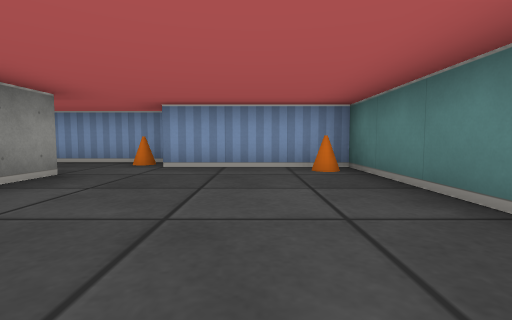
view 1 (above)

16 first-person views from a walk through a cub3D maze. The camera is about half as high as the walls, tilts 4° down and sees 85° across. The floor is counted in squares. Each view is taken from the middle of a square. On the plan, view 1 faces up. The plan holds only what a view shows up to about 9 squares ahead; the rest is blank.

view 2
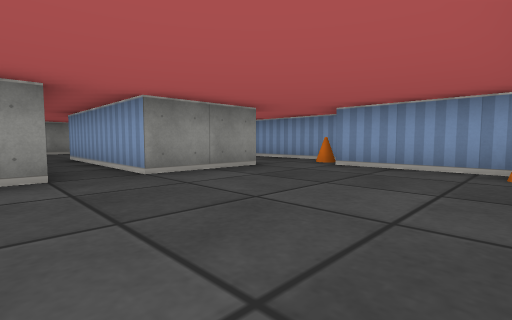

view 3
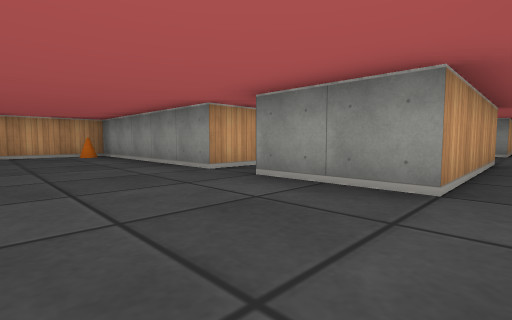

view 4
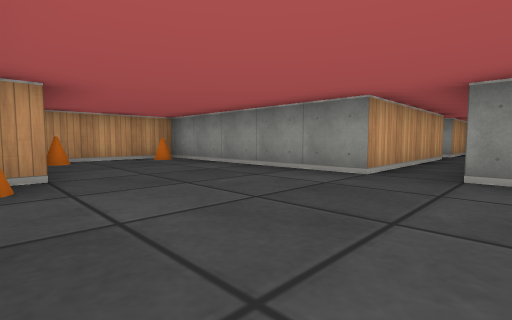

view 5
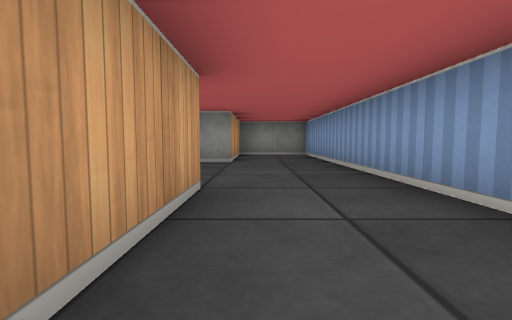

view 6
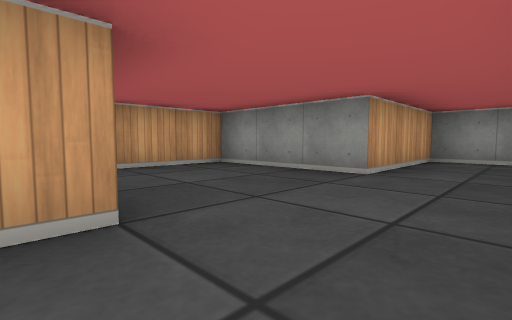

view 7
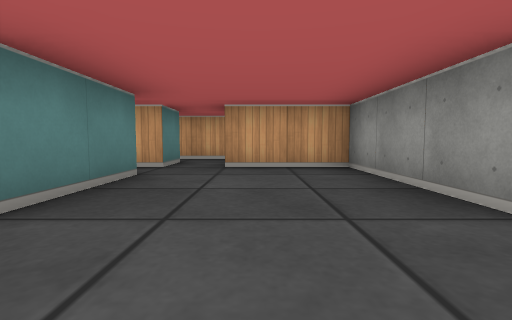

view 8
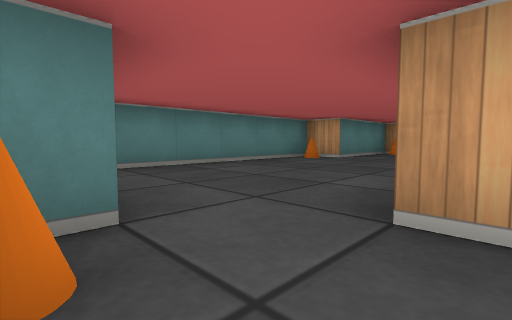

view 9
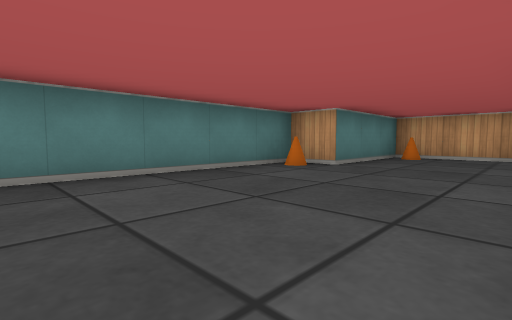

view 10
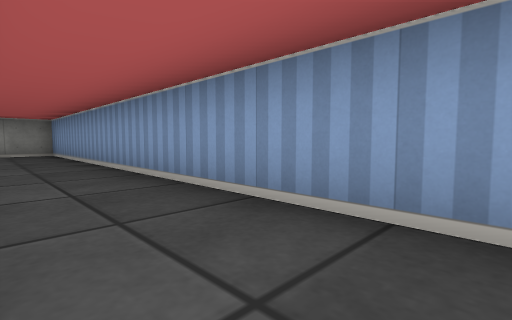

view 11
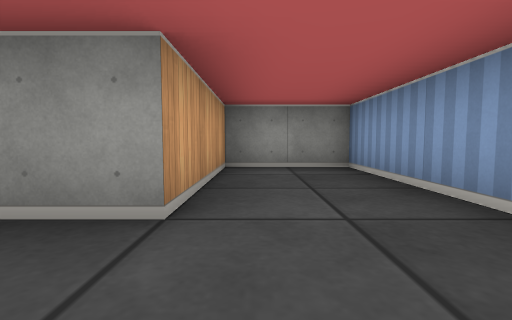

view 12
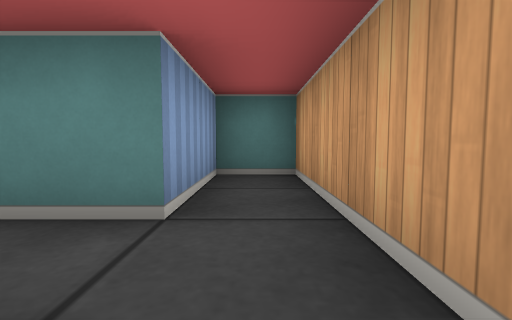

view 13
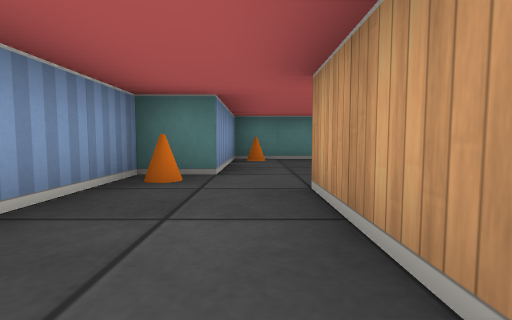

view 14
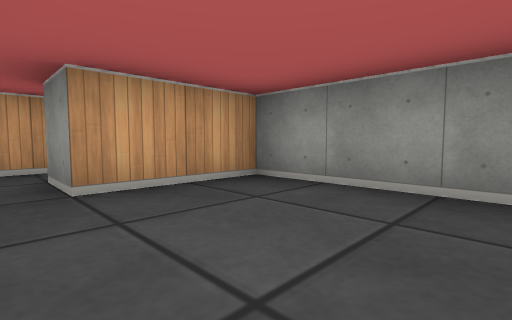

view 15
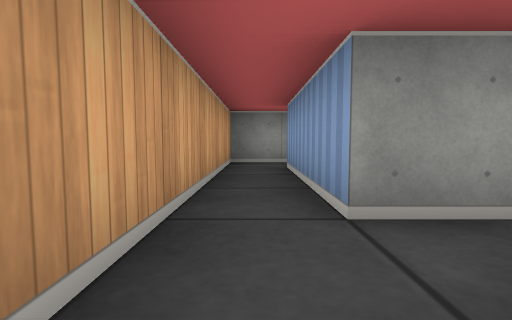

view 16
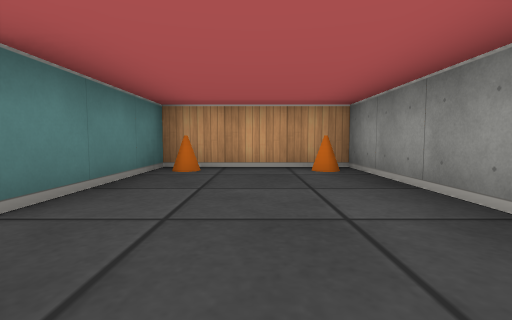

### Floor plan
Ten units are one square. View 1 is at (0, 0); x grows to the right and y downward. Boxes are objects, and circles mark ways between rooms. Rooms are numbered by the first view taken in them; rooms with no view inside come last. Other rooms are left out.
<svg viewBox="-130 -60 150 110">
<path fill="none" stroke="#000" d="M-25 -15 -65 -15 -65 -35 -25 -35 -25 -15M-65 5 -65 -5 -25 -5 -25 45 5 45 5 15 15 15 15 -45 -15 -45 -15 -55 -125 -55 -125 -35 -95 -35 -95 -5 -75 -5 -75 5M-75 5 -105 5M-115 4 -115 15 -45 15 -45 5 -65 5"/>
<rect x="-25" y="35" width="10" height="10" fill="#bbb"><title>cone</title></rect>
<rect x="-25" y="-55" width="10" height="10" fill="#bbb"><title>cone</title></rect>
<rect x="-5" y="35" width="10" height="10" fill="#bbb"><title>cone</title></rect>
<rect x="5" y="5" width="10" height="10" fill="#bbb"><title>cone</title></rect>
<rect x="5" y="-45" width="10" height="10" fill="#bbb"><title>cone</title></rect>
<circle cx="-70" cy="0" r="3" fill="#2a7"/>
<text x="-40" y="-10">1</text>
<text x="-80" y="10">2</text>
</svg>
Room 1 opens to room 2.

Where each view was taken, in squares from view 1:
view 1: 0 up, 0 right, facing up
view 2: 0 up, 1 right, facing up-left
view 3: 4 up, 0 right, facing down-left
view 4: 2 up, 1 right, facing down-left
view 5: 4 up, 4 left, facing left
view 6: 5 up, 6 left, facing down-left
view 7: 5 up, 8 left, facing down
view 8: 5 up, 3 left, facing down-right
view 9: 3 up, 2 left, facing down-right
view 10: 4 up, 3 left, facing up-left
view 11: 4 up, 8 left, facing left
view 12: 1 down, 8 left, facing right
view 13: 4 up, 5 left, facing right
view 14: 3 up, 7 left, facing down-left
view 15: 1 down, 6 left, facing left
view 16: 0 up, 1 left, facing down
